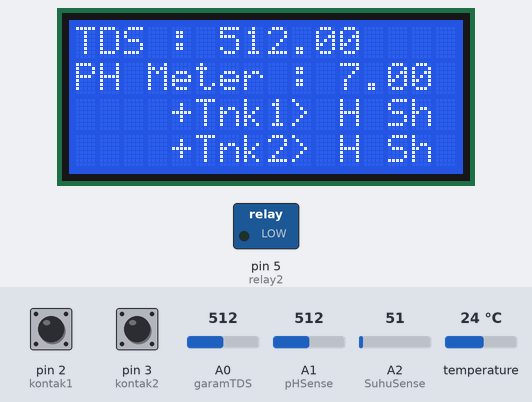
Bench run of a sketch on a simulated Arduino Uno, built with avr-gcc and run on an emulated ATmega328P. On the bench: 16×4 character LCD, switched loads named in the sketch (green lamp = pin HIGH). Inputs (shaded band) come from the test bench; at power-on: pin 2 (kontak1) HIGH, A0 (garamTDS) = 512, A1 (pHSense) = 512, pin 3 (kontak2) HIGH, A2 (SuhuSense) = 51, temperature 24 °C. Pins used as bus, display or sensor lines are not drawn.

Above: at 3.9 s.
4.0 s: pin 2 (kontak1) pulled LOW for 0.4 s
At 8.4 s:
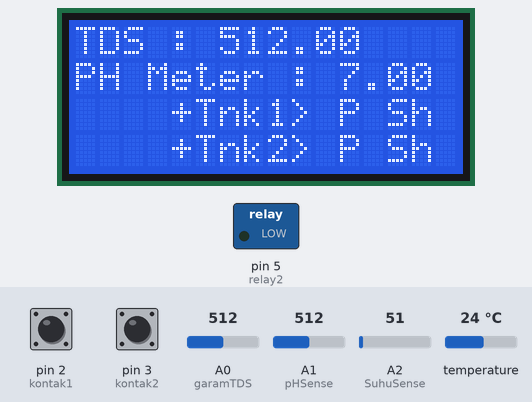
13.0 s: A0 (garamTDS) set to 716
At 20.2 s:
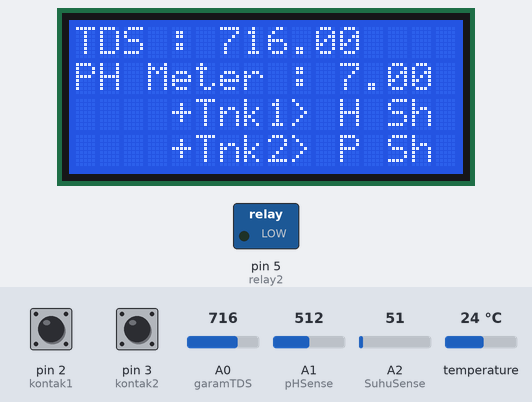
21.3 s: A1 (pHSense) set to 716
At 28.9 s:
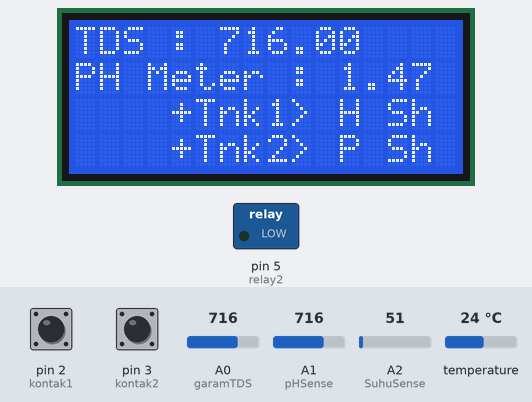
29.6 s: A0 (garamTDS) set to 992
At 37.5 s:
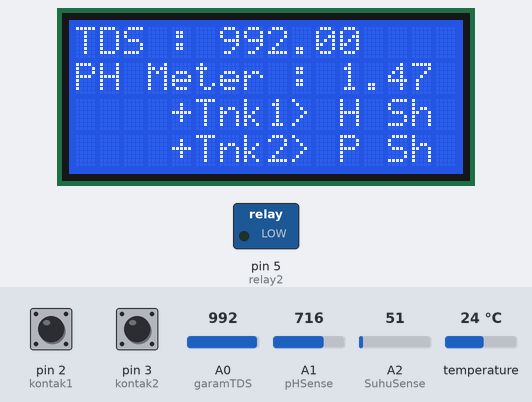
37.8 s: A1 (pHSense) set to 992
At 45.1 s:
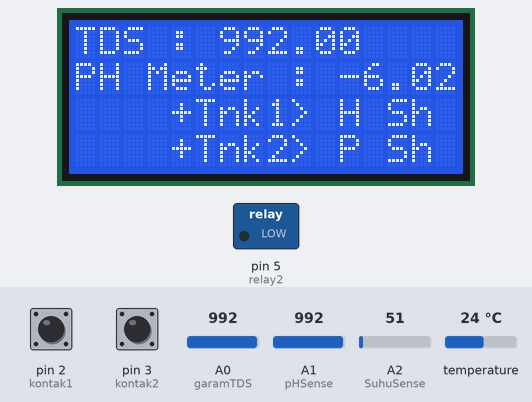
46.1 s: A0 (garamTDS) set to 306
At 53.8 s:
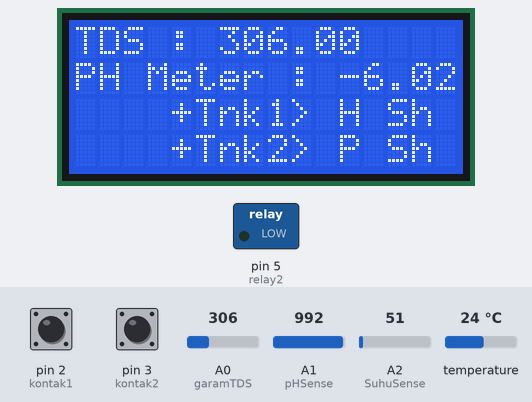
Timing chart, 0 to 55.3 s (numbered marks = the images above; inputs shaded):
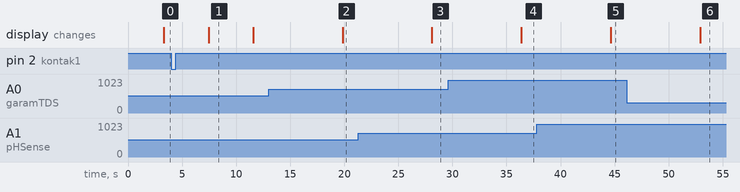

The sketch:

ojiProject.ino
```cpp
#include <Arduino.h>
#include <OneWire.h>
#include <DallasTemperature.h>
#include <Wire.h>
#include <LiquidCrystal_I2C.h>
LiquidCrystal_I2C lcd = LiquidCrystal_I2C(0x27, 16, 4);

int garamTDS      = A0;
int pHSense       = A1;
int SuhuSense     = A2;
int SuhuDs        = A3;
int kontak1       = 2;    //pelampung
int kontak2       = 3;    //pelampung

int relay1        = 4;    //pemanas
int relay2        = 5;    //buzzer

OneWire oneWire(SuhuDs);
DallasTemperature sensors(&oneWire);

int samples = 10;
float adc_resolution = 1024.0;
char sTnk1 = 'H';
char sTnk2 = 'H';

bool tabungSatuPenuh(){
  bool val = 0;
  if(digitalRead(kontak1)==0) val = 1;    //!= atau ==
  return val;
  }
bool tabungDuaPenuh(){
  bool val = 0;
  if(digitalRead(kontak2)!=0) val = 1;    //!= atau ==
  return val;
  }

void PemanasMenyala(){
  digitalWrite(relay1,0);
}
void PemanasMati(){
  digitalWrite(relay1,1);
}

void PompaMenyala(){
  digitalWrite(relay1,0);
}
void PompaMati(){
  digitalWrite(relay1,1);
}

void BuzerMenyala(){
  digitalWrite(relay2,0);
}
void BuzerMati(){
  digitalWrite(relay2,1);
}

float ph (float voltage) {
    return 7 + ((2.5 - voltage) / 0.18);
}

void setup()
{

    lcd.init();
    lcd.backlight();
    Serial.begin(9600);
    delay(100);
    sensors.begin();
    pinMode(garamTDS,INPUT);
    pinMode(pHSense,INPUT);
    pinMode(SuhuSense,INPUT);
    pinMode(SuhuDs,INPUT);
    pinMode(kontak1,INPUT_PULLUP);
    pinMode(kontak2,INPUT_PULLUP);
    pinMode(relay1,OUTPUT);
    pinMode(relay2,OUTPUT);
}

void loop()
{
    int measurings=0;
    for (int i = 0; i < samples; i++)
    {
        measurings += analogRead(pHSense);
        delay(10);
    }
    float voltage = 5 / adc_resolution * measurings/samples;

    int measuringsSuhu=0;
    for (int i = 0; i < samples; i++)
    {
        measuringsSuhu += analogRead(SuhuSense);
        delay(10);
    }
    float voltageSuhu = (measuringsSuhu/samples)/26.9;


    int measuringsSalt=0;
    for (int i = 0; i < samples; i++)
    {
        measuringsSalt += analogRead(garamTDS);
        delay(10);
    }
    float voltageSalt = measuringsSalt/samples;

    sensors.requestTemperatures();
    float suhuDsSensor = sensors.getTempCByIndex(0);

    //=========================================================//
    delay(2000);

    lcd.clear();
    lcd.setCursor(0, 0);
    lcd.print("TDS : ");
    String dTDS = String(voltageSalt,2);
    lcd.print(dTDS);

    lcd.setCursor(0, 1);
    lcd.print("PH Meter : ");
    String dPH = String(ph(voltage),2);
    lcd.print(dPH);

    lcd.setCursor(0, 2);
    lcd.print("+Tnk1> ");
    lcd.print(sTnk1);
    lcd.print(" Sh : ");
    String dSUHU1 = String(voltageSuhu,2);
    lcd.print(dSUHU1);

    lcd.setCursor(0, 3);
    lcd.print("+Tnk2> ");
    lcd.print(sTnk2);
    lcd.print(" Sh : ");
    String dSUHU2 = String(suhuDsSensor,2);
    lcd.print(dSUHU2);

    delay(1000);
    if(tabungSatuPenuh()){
      PemanasMenyala();
      PompaMati();
      sTnk1 = 'P';
    }else{
      PemanasMati();
      PompaMenyala();
      sTnk1 = 'H';
    }

    if(tabungDuaPenuh()){
      BuzerMenyala();
      sTnk2 = 'P';
    }else{
      BuzerMati();
      sTnk2 = 'P';
    }
}
```

Measured:
- after the input at 4.0 s, the display: changes after 3.4 s (image 1)
- after the input at 13.0 s, the display: changes after 6.8 s (image 2)
- after the input at 21.3 s, the display: changes after 6.8 s (image 3)
- after the input at 29.6 s, the display: changes after 6.8 s (image 4)
- after the input at 37.8 s, the display: changes after 6.8 s (image 5)
- after the input at 46.1 s, the display: changes after 6.8 s (image 6)
